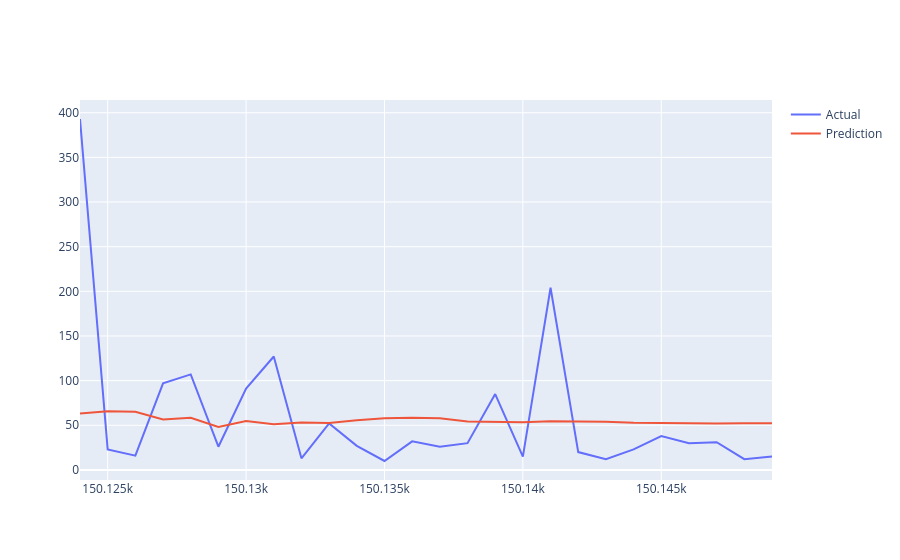

Write notebook code for a chart like this one.
### Markdown cell above
### 7. Vector AutoRegression

### Code cell
# Data
var_data = df[['units_sold','total_price','is_display_sku']]
var_data = var_data.dropna()

# Split In Training And Testing
train = var_data[:-26]
test = var_data[-26:]

# Model Initilization
model = VAR(train)

# Fitting The Model
model_fit = model.fit()
model_fit = model.fit(maxlags=1 5, ic='aic')
lag_order = model_fit.k_ar

# Forecast
forecast_input = train.values[-lag_order:]
forecast = model_fit.forecast(y=forecast_input, steps=len(test))
forecast_df = pd.DataFrame(
    forecast,
    index=test.index,
    columns=test.columns
)

rmse_score = rmse(
    test['units_sold'],
    forecast_df['units_sold']
)

print("VAR RMSE:", rmse_score)
import plotly.graph_objects as go

actual = go.Scatter(
    x=test.index,
    y=test['units_sold'],
    name='Actual'
)

prediction = go.Scatter(
    x=forecast_df.index,
    y=forecast_df['units_sold'],
    name='Prediction'
)

fig = go.Figure([actual, prediction])
fig.show()

### Figure 1 — Plotly figure (JSON) as saved in the notebook; plotly's stock layout.template omitted (floating-point values rounded to 4 significant figures)
{"data": [{"name": "Actual", "type": "scatter", "x": [150124, 150125, 150126, 150127, 150128, 150129, 150130, 150131, 150132, 150133, 150134, 150135, 150136, 150137, 150138, 150139, 150140, 150141, 150142, 150143, 150144, 150145, 150146, 150147, 150148, 150149], "y": [393, 23, 16, 97, 107, 26, 91, 127, 13, 52, 27, 10, 32, 26, 30, 85, 15, 204, 20, 12, 23, 38, 30, 31, 12, 15]}, {"name": "Prediction", "type": "scatter", "x": [150124, 150125, 150126, 150127, 150128, 150129, 150130, 150131, 150132, 150133, 150134, 150135, 150136, 150137, 150138, 150139, 150140, 150141, 150142, 150143, 150144, 150145, 150146, 150147, 150148, 150149], "y": [63.33, 65.8, 65.16, 56.61, 58.43, 48.21, 54.79, 51.28, 53.1, 52.55, 55.72, 57.95, 58.31, 57.85, 54.26, 53.99, 53.5, 54.45, 54.27, 54.03, 52.84, 52.34, 51.74, 51.95, 52.14, 52.26]}], "layout": {"autosize": true, "xaxis": {"autorange": true, "range": [150124, 150149], "type": "linear"}, "yaxis": {"autorange": true, "range": [-11.28, 414.3], "type": "linear"}}}
